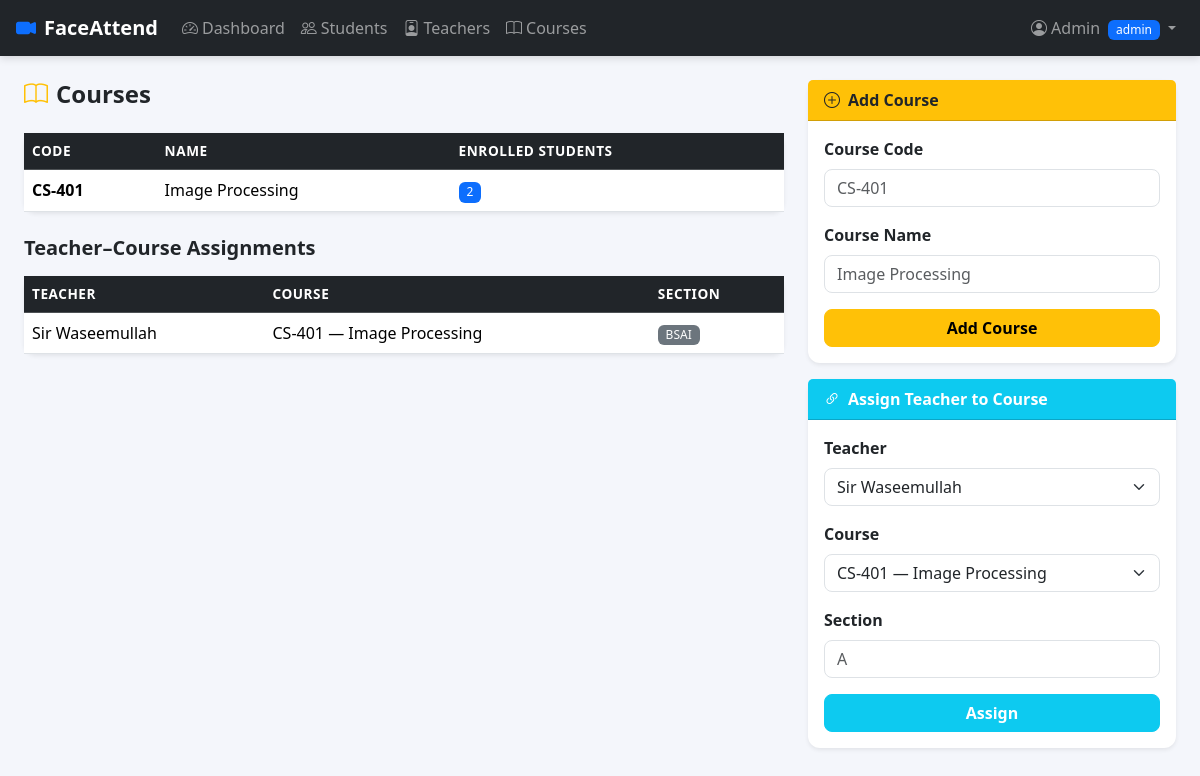
Screenshot of /admin/courses (signed in) with the database file from the repository.
### app/models.py (models this page shows)
class User(Base):
    __tablename__ = "users"
    id = Column(Integer, primary_key=True, index=True)
    name = Column(String, nullable=False)
    email = Column(String, unique=True, index=True, nullable=False)
    password_hash = Column(String, nullable=False)
    role = Column(String, default="student")  # admin / teacher / student
    student = relationship("Student", back_populates="user", uselist=False)
    teacher = relationship("Teacher", back_populates="user", uselist=False)

class Course(Base):
    __tablename__ = "courses"
    id = Column(Integer, primary_key=True)
    code = Column(String, unique=True)
    name = Column(String)
    enrollments = relationship("Enrollment", back_populates="course")
    assignments = relationship("TeacherCourse", back_populates="course")
    attendances = relationship("Attendance", back_populates="course")

class TeacherCourse(Base):
    __tablename__ = "teacher_courses"
    id = Column(Integer, primary_key=True)
    teacher_id = Column(Integer, ForeignKey("teachers.id"))
    course_id = Column(Integer, ForeignKey("courses.id"))
    section = Column(String)
    teacher = relationship("Teacher", back_populates="assignments")
    course = relationship("Course", back_populates="assignments")

### app/routers/admin.py (the view)
@router.get("/courses", response_class=HTMLResponse)
def courses_list(request: Request, db: Session = Depends(get_db)):
    admin = get_admin(request, db)
    if not admin:
        return RedirectResponse("/login", 302)
    courses = db.query(models.Course).all()
    teachers = db.query(models.Teacher).join(models.User).all()
    assignments = db.query(models.TeacherCourse).all()
    return templates.TemplateResponse("admin/courses.html", {
        "request": request, "user": admin, "courses": courses,
        "teachers": teachers, "assignments": assignments
    })

### templates/admin/courses.html (shortened to what this page needs)
{% extends "base.html" %}
{% block content %}
<div class="row">
  <div class="col-md-8">
    <h4 class="fw-bold mb-4"><i class="bi bi-book me-2 text-warning"></i>Courses</h4>
    <div class="card border-0 shadow-sm mb-4">
      <div class="card-body p-0">
        <table class="table table-hover mb-0">
          <thead class="table-dark">
            <tr><th>Code</th><th>Name</th><th>Enrolled Students</th></tr>
          </thead>
          <tbody>
            {% for c in courses %}
            <tr>
              <td class="fw-semibold">{{ c.code }}</td>
              <td>{{ c.name }}</td>
              <td><span class="badge bg-primary">{{ c.enrollments | length }}</span></td>
            </tr>
            {% else %}
            <tr><td colspan="3" class="text-center text-muted py-4">No courses yet.</td></tr>
            {% endfor %}
          </tbody>
        </table>
      </div>
    </div>
    <h5 class="fw-bold mb-3">Teacher–Course Assignments</h5>
    <div class="card border-0 shadow-sm">
      <div class="card-body p-0">
        <table class="table table-hover mb-0">
          <thead class="table-dark">
            <tr><th>Teacher</th><th>Course</th><th>Section</th></tr>
          </thead>
          <tbody>
            {% for a in assignments %}
            <tr>
              <td>{{ a.teacher.user.name }}</td>
              <td>{{ a.course.code }} — {{ a.course.name }}</td>
              <td><span class="badge bg-secondary">{{ a.section }}</span></td>
            </tr>
            {% else %}
            <tr><td colspan="3" class="text-center text-muted py-4">No assignments yet.</td></tr>
            {% endfor %}
          </tbody>
        </table>
      </div>
    </div>
  </div>
  <div class="col-md-4">
    <div class="card border-0 shadow-sm mb-3">
      <div class="card-header bg-warning fw-bold">
        <i class="bi bi-plus-circle me-2"></i>Add Course
      </div>
      <div class="card-body">
        <form method="post" action="/admin/courses/add">
          <div class="mb-3">
            <label class="form-label fw-semibold">Course Code</label>
            <input type="text" name="code" class="form-control" placeholder="CS-401" required />
          </div>
          <div class="mb-3">
            <label class="form-label fw-semibold">Course Name</label>
            <input type="text" name="name" class="form-control" placeholder="Image Processing" required />
          </div>
          <button type="submit" class="btn btn-warning w-100 fw-semibold">Add Course</button>
        </form>
      </div>
    </div>
    {% if teachers and courses %}
    <div class="card border-0 shadow-sm">
      <div class="card-header bg-info text-white fw-bold">
        <i class="bi bi-link-45deg me-2"></i>Assign Teacher to Course
      </div>
      <div class="card-body">
        <form method="post" action="/admin/courses/assign">
          <div class="mb-3">
            <label class="form-label fw-semibold">Teacher</label>
            <select name="teacher_id" class="form-select" required>
              {% for t in teachers %}
              <option value="{{ t.id }}">{{ t.user.name }}</option>
              {% endfor %}
            </select>
          </div>
          <div class="mb-3">
            <label class="form-label fw-semibold">Course</label>
            <select name="course_id" class="form-select" required>
              {% for c in courses %}
              <option value="{{ c.id }}">{{ c.code }} — {{ c.name }}</option>
              {% endfor %}
            </select>
          </div>
          <div class="mb-3">
            <label class="form-label fw-semibold">Section</label>
            <input type="text" name="section" class="form-control" placeholder="A" required />
          </div>
          <button type="submit" class="btn btn-info text-white w-100 fw-semibold">Assign</button>
        </form>
      </div>
    </div>
    {% endif %}
  </div>
</div>
{% endblock %}

### templates/base.html (shortened to what this page needs)
<!DOCTYPE html>
<html lang="en">
<head>
  <link href="https://cdn.jsdelivr.net/npm/bootstrap@5.3.3/dist/css/bootstrap.min.css" rel="stylesheet" />
  <link href="https://cdn.jsdelivr.net/npm/bootstrap-icons@1.11.3/font/bootstrap-icons.min.css" rel="stylesheet" />
  <link href="/static/css/style.css" rel="stylesheet" />
</head>
<body>
{% if user %}
<nav class="navbar navbar-expand-lg navbar-dark bg-dark px-3">
  <a class="navbar-brand fw-bold" href="#">
    <i class="bi bi-camera-video-fill me-2 text-primary"></i>FaceAttend
  </a>
  <div class="collapse navbar-collapse">
    <ul class="navbar-nav me-auto">
      {% if user.role == 'admin' %}
        <li class="nav-item"><a class="nav-link" href="/admin/dashboard"><i class="bi bi-speedometer2 me-1"></i>Dashboard</a></li>
        <li class="nav-item"><a class="nav-link" href="/admin/students"><i class="bi bi-people me-1"></i>Students</a></li>
        <li class="nav-item"><a class="nav-link" href="/admin/teachers"><i class="bi bi-person-badge me-1"></i>Teachers</a></li>
        <li class="nav-item"><a class="nav-link" href="/admin/courses"><i class="bi bi-book me-1"></i>Courses</a></li>
      {% elif user.role == 'teacher' %}
        <li class="nav-item"><a class="nav-link" href="/teacher/dashboard"><i class="bi bi-speedometer2 me-1"></i>Dashboard</a></li>
      {% elif user.role == 'student' %}
        <li class="nav-item"><a class="nav-link" href="/student/dashboard"><i class="bi bi-calendar-check me-1"></i>My Attendance</a></li>
      {% endif %}
    </ul>
    <ul class="navbar-nav">
      <li class="nav-item dropdown">
        <a class="nav-link dropdown-toggle" href="#" data-bs-toggle="dropdown">
          <i class="bi bi-person-circle me-1"></i>{{ user.name }}
          <span class="badge bg-primary ms-1">{{ user.role }}</span>
        </a>
      </li>
    </ul>
  </div>
</nav>
{% endif %}
<div class="container-fluid py-4 px-4">
  {% block content %}{% endblock %}
</div>
</body>
</html>

### static/css/style.css (style rules this page uses)
body { background-color: #f4f6fb; font-family: 'Segoe UI', sans-serif; }
.navbar { box-shadow: 0 2px 8px rgba(0,0,0,0.15); }
.card { border-radius: 12px; transition: box-shadow 0.2s; }
.table th { font-weight: 600; font-size: 0.85rem; text-transform: uppercase; letter-spacing: 0.04em; }
.badge { font-weight: 500; }
.btn { border-radius: 8px; }
.form-control, .form-select { border-radius: 8px; }

### rows the page displays
User: name "Admin", role "admin"
Course: code "CS-401", name "Image Processing", enrollments|length "2"
TeacherCourse: teacher.user.name "Sir Waseemullah", course.code "CS-401", course.name "Image Processing", section "BSAI"

### other values shown
form field teacher_id "Sir Waseemullah"
form field course_id "CS-401 — Image Processing"
